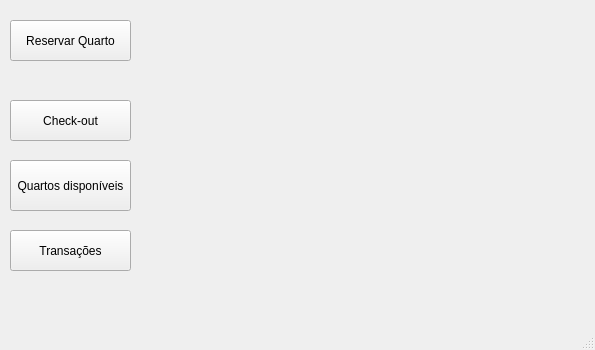
<?xml version="1.0" encoding="UTF-8"?>
<ui version="4.0">
 <class>MainWindow</class>
 <widget class="QMainWindow" name="MainWindow">
  <property name="geometry">
   <rect>
    <x>0</x>
    <y>0</y>
    <width>595</width>
    <height>350</height>
   </rect>
  </property>
  <property name="windowTitle">
   <string>MainWindow</string>
  </property>
  <widget class="QWidget" name="centralwidget">
   <widget class="QPushButton" name="btn_reservar">
    <property name="geometry">
     <rect>
      <x>10</x>
      <y>20</y>
      <width>121</width>
      <height>41</height>
     </rect>
    </property>
    <property name="text">
     <string>Reservar Quarto</string>
    </property>
   </widget>
   <widget class="QPushButton" name="btn_checkout">
    <property name="geometry">
     <rect>
      <x>10</x>
      <y>100</y>
      <width>121</width>
      <height>41</height>
     </rect>
    </property>
    <property name="text">
     <string>Check-out</string>
    </property>
   </widget>
   <widget class="QPushButton" name="btn_disponiveis">
    <property name="geometry">
     <rect>
      <x>10</x>
      <y>160</y>
      <width>121</width>
      <height>51</height>
     </rect>
    </property>
    <property name="text">
     <string>Quartos disponíveis</string>
    </property>
   </widget>
   <widget class="QPushButton" name="btn_transacoes">
    <property name="geometry">
     <rect>
      <x>10</x>
      <y>230</y>
      <width>121</width>
      <height>41</height>
     </rect>
    </property>
    <property name="text">
     <string>Transações</string>
    </property>
   </widget>
  </widget>
  <widget class="QMenuBar" name="menubar">
   <property name="geometry">
    <rect>
     <x>0</x>
     <y>0</y>
     <width>595</width>
     <height>21</height>
    </rect>
   </property>
  </widget>
  <widget class="QStatusBar" name="statusbar"/>
 </widget>
 <resources/>
 <connections/>
</ui>
